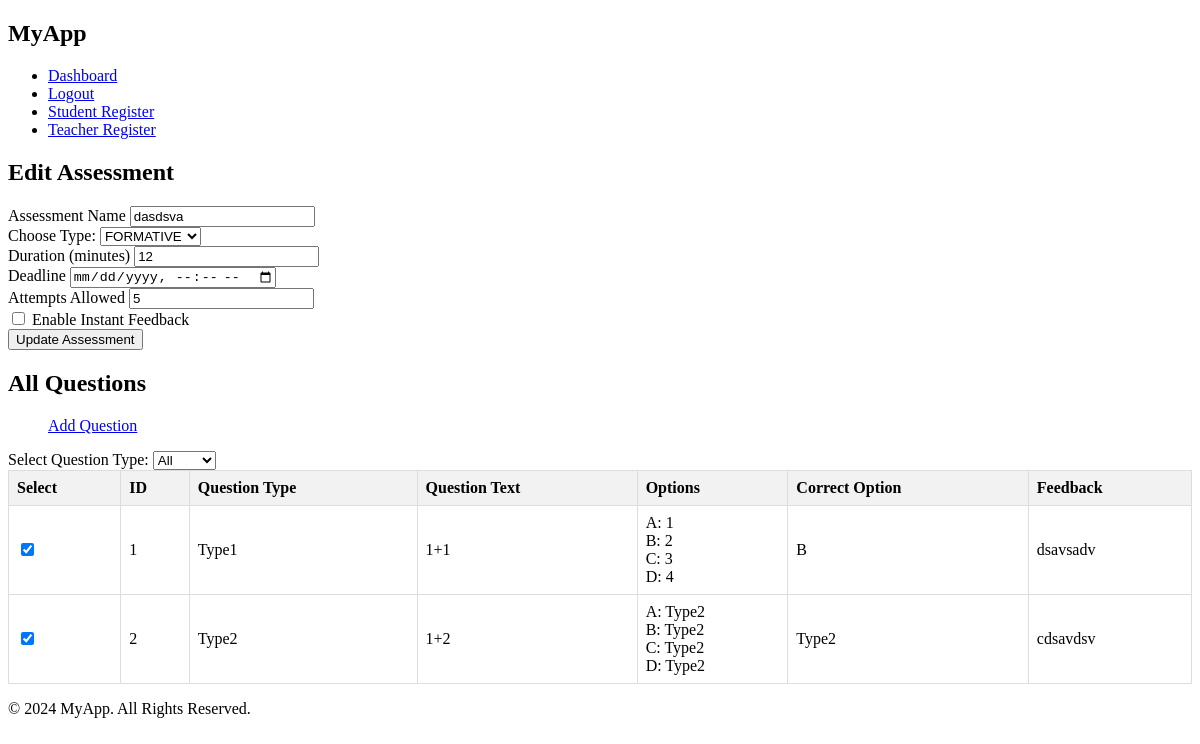
The app's page /edit_assessment/1, older data.
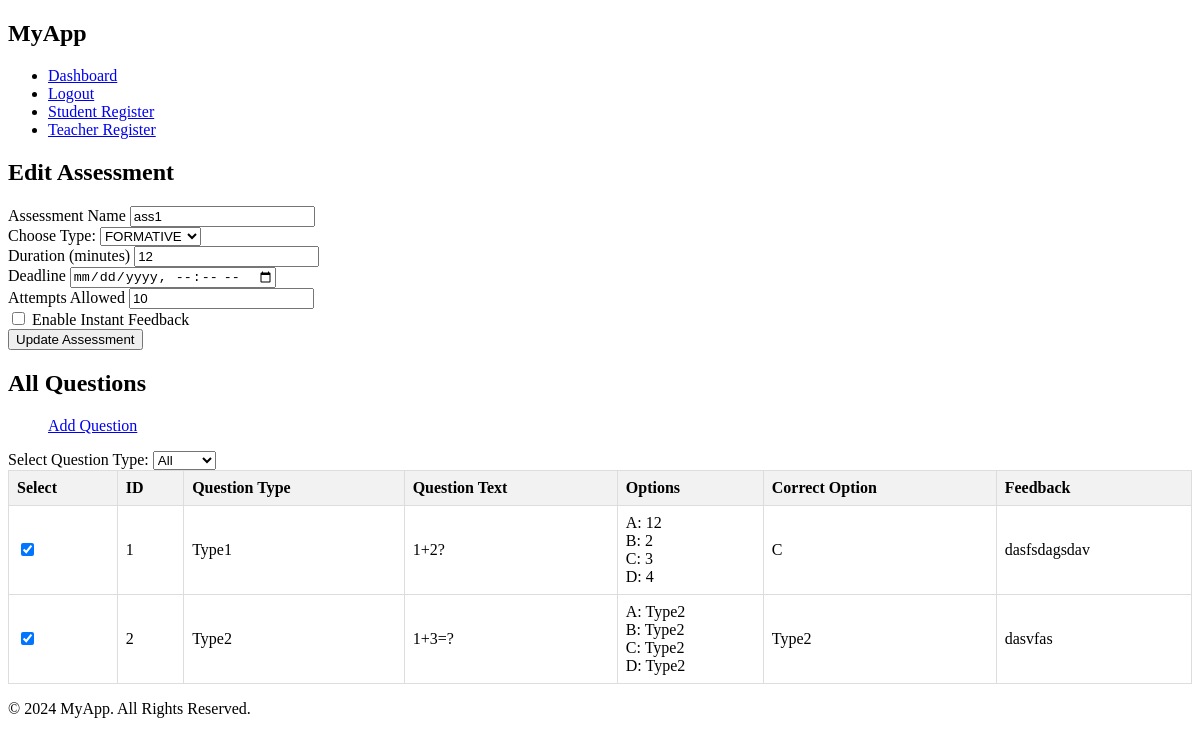
The same page, newer data.
### app/models/assessment.py (models this page shows)
class Assessment(db.Model):
    id = db.Column(db.Integer, primary_key=True)
    name = db.Column(db.String(255), unique=True, nullable=False)
    type = db.Column(db.String(255), nullable=False)
    questions = db.relationship('Question', secondary='assessment_question', backref='assessments')
    parameters = db.Column(db.JSON, nullable=True)

### app/models/question.py (models this page shows)
class Question(db.Model):
    id = db.Column(db.Integer, primary_key=True)
    question_text = db.Column(db.Text, nullable=False)
    option_a = db.Column(db.String(200), nullable=False)
    option_b = db.Column(db.String(200), nullable=False)
    option_c = db.Column(db.String(200), nullable=False)
    option_d = db.Column(db.String(200), nullable=False)
    correct_option = db.Column(db.String(100), nullable=False)
    correct_answer = db.Column(db.Text, nullable=False)
    feedback = db.Column(db.Text, nullable=False)
    question_type = db.Column(db.String(50), nullable=False)

### app/routes/teacher_routes.py (the view, shortened to what this page needs)
@app.route('/edit_assessment/<int:assessment_id>', methods=['GET', 'POST'])
def edit_assessment(assessment_id):
    assessment = Assessment.query.get_or_404(assessment_id)
    questions = Question.query.all()
    return render_template('edit_assessment.html', assessment=assessment, questions=questions)

### app/templates/edit_assessment.html (shortened to what this page needs)
{% extends "base.html" %}
{% block content %}
<div class="container">
    <h2>Edit Assessment</h2>
    <form action="{{ url_for('edit_assessment', assessment_id=assessment.id) }}" method="post" id="edit-assessment-form">
        <div class="mb-3">
            <label for="name" class="form-label">Assessment Name</label>
            <input type="text" class="form-control" id="name" name="name" value="{{ assessment.name }}" required>
        </div>
        <div class="mb-3">
            <label for="assessment_type">Choose Type:</label>
            <select class="form-control" id="assessment_type" name="assessment_type" required>
                <option value="FORMATIVE" {% if assessment.type == 'FORMATIVE' %}selected{% endif %}>FORMATIVE</option>
            </select>
        </div>
        <div class="mb-3">
            <label for="duration" class="form-label">Duration (minutes)</label>
            <input type="number" class="form-control" id="duration" name="duration" value="{{ assessment.parameters.get('duration') }}" required>
        </div>
        <div class="mb-3">
            <label for="deadline" class="form-label">Deadline</label>
            <input type="datetime-local" class="form-control" id="deadline" name="deadline" value="{{ assessment.deadline }}" required>
        </div>
        <div class="mb-3">
            <label for="attempts" class="form-label">Attempts Allowed</label>
            <input type="number" class="form-control" id="attempts" name="attempts" value="{{ assessment.parameters.get('attempts') }}" required>
        </div>
        <div class="mb-3">
            <div class="form-check">
                <input class="form-check-input" type="checkbox" id="feedback" name="feedback" {% if assessment.parameters.get('feedback') %}checked{% endif %}>
                <label class="form-check-label" for="feedback">
                    Enable Instant Feedback
                </label>
            </div>
        </div>
        <button type="submit" class="btn btn-primary" id="update-assessment-btn">Update Assessment</button>
    </form>
</div>
<div class="container">
    <h2>All Questions</h2>
    <ul>
        <li style="list-style-type: none"><a href="{{ url_for('add_question') }}" class="btn btn-success">Add Question</a></li>
    </ul>
    <form action="{{ url_for('manage_questions') }}" method="get" class="mb-3">
        <label for="type">Select Question Type:</label>
        <select name="type" id="questions" class="form-select" onchange="this.form.submit()">
            <option value="all" {% if selected_type == 'all' %}selected{% endif %}>All</option>
        </select>
    </form>
    <form method="post">
        <table class="custom-table">
            <thead>
                <tr>
                    <th>Select</th>
                    <th>ID</th>
                    <th>Question Type</th>
                    <th>Question Text</th>
                    <th>Options</th>
                    <th>Correct Option</th>
                    <th>Feedback</th>
                </tr>
            </thead>
            <tbody>
                {% for question in questions %}
                <tr>
                    <td><input type="checkbox" name="selected_questions[]" value="{{ question.id }}" {% if question in assessment.questions %}checked{% endif %}></td>
                    <td>{{ question.id }}</td>
                    <td>{{ question.question_type }}</td>
                    <td>{{ question.question_text }}</td>
                    <td>
                        A: {{ question.option_a }}<br>
                        B: {{ question.option_b }}<br>
                        C: {{ question.option_c }}<br>
                        D: {{ question.option_d }}
                    </td>
                    <td>{{ question.correct_option }}</td>
                    <td>{{ question.feedback }}</td>
                </tr>
                {% endfor %}
            </tbody>
        </table>
    </form>
</div>
{% endblock %}

### app/templates/base.html (shortened to what this page needs)
<!DOCTYPE html>
<html lang="en">
<head>
    <link rel="stylesheet" href="{{ url_for('static', filename='style.css') }}">
</head>
<body>
<header>
    <nav>
        <div class="container">
            <h1>MyApp</h1>
            <ul>
                <li><a href="{{ url_for('dashboard') }}">Dashboard</a></li>
                <li><a href="{{ url_for('logout') }}">Logout</a></li>
                <li><a href="{{ url_for('register_student') }}">Student Register</a></li>
                <li><a href="{{ url_for('register_teacher') }}">Teacher Register</a></li>
            </ul>
        </div>
    </nav>
</header>
<div class="container mt-4">
    {% block content %}
    {% endblock %}
</div>
<footer>
    <div class="container">
        <p>&copy; 2024 MyApp. All Rights Reserved.</p>
    </div>
</footer>
</body>
</html>

### app/static/style.css (style rules this page uses)
.custom-table { border-collapse: collapse; width: 100%; }
.custom-table th, .custom-table td { border: 1px solid #dddddd; text-align: left; padding: 8px; }
.custom-table th { background-color: #f2f2f2; }

Row changes from the older to the newer data that the page shows:
changed Assessment "FORMATIVE": name "dasdsva" → "ass1"; attempts "5" → "10"
changed Question "Type1": question_text "1+1" → "1+2?"; option_a "1" → "12"; correct_option "B" → "C"; feedback "dsavsadv" → "dasfsdagsdav"
changed Question "Type2": question_text "1+2" → "1+3=?"; feedback "cdsavdsv" → "dasvfas"
